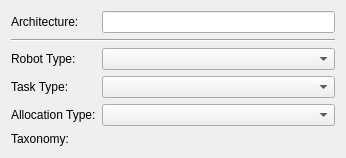
<?xml version="1.0" encoding="UTF-8"?>
<ui version="4.0">
 <class>RegisterArchitectureWidget</class>
 <widget class="QWidget" name="RegisterArchitectureWidget">
  <property name="geometry">
   <rect>
    <x>0</x>
    <y>0</y>
    <width>346</width>
    <height>158</height>
   </rect>
  </property>
  <property name="focusPolicy">
   <enum>Qt::NoFocus</enum>
  </property>
  <property name="contextMenuPolicy">
   <enum>Qt::DefaultContextMenu</enum>
  </property>
  <property name="windowTitle">
   <string>MRTA</string>
  </property>
  <layout class="QFormLayout" name="formLayout">
   <item row="0" column="0">
    <widget class="QLabel" name="architecture_label">
     <property name="text">
      <string>Architecture:</string>
     </property>
    </widget>
   </item>
   <item row="0" column="1">
    <widget class="QLineEdit" name="architecture_line_edit"/>
   </item>
   <item row="1" column="0" colspan="2">
    <widget class="Line" name="line">
     <property name="orientation">
      <enum>Qt::Horizontal</enum>
     </property>
    </widget>
   </item>
   <item row="2" column="0">
    <widget class="QLabel" name="robot_type_label">
     <property name="text">
      <string>Robot Type:</string>
     </property>
    </widget>
   </item>
   <item row="2" column="1">
    <widget class="QComboBox" name="robots_type_combo_box">
     <item>
      <property name="text">
       <string/>
      </property>
     </item>
     <item>
      <property name="text">
       <string>Single Task (ST)</string>
      </property>
     </item>
     <item>
      <property name="text">
       <string>Multi Task (MT)</string>
      </property>
     </item>
    </widget>
   </item>
   <item row="3" column="0">
    <widget class="QLabel" name="task_type_label">
     <property name="text">
      <string>Task Type:</string>
     </property>
    </widget>
   </item>
   <item row="3" column="1">
    <widget class="QComboBox" name="tasks_type_combo_box">
     <item>
      <property name="text">
       <string/>
      </property>
     </item>
     <item>
      <property name="text">
       <string>Single Robot (SR)</string>
      </property>
     </item>
     <item>
      <property name="text">
       <string>Multi Robot (MR)</string>
      </property>
     </item>
    </widget>
   </item>
   <item row="4" column="0">
    <widget class="QLabel" name="allocation_label">
     <property name="text">
      <string>Allocation Type:</string>
     </property>
    </widget>
   </item>
   <item row="4" column="1">
    <widget class="QComboBox" name="allocations_type_combo_box">
     <item>
      <property name="text">
       <string/>
      </property>
     </item>
     <item>
      <property name="text">
       <string>Instantaneous Assignment (IA)</string>
      </property>
     </item>
     <item>
      <property name="text">
       <string>Time-Extended Assignment (TA)</string>
      </property>
     </item>
    </widget>
   </item>
   <item row="5" column="0">
    <widget class="QLabel" name="label">
     <property name="text">
      <string>Taxonomy:</string>
     </property>
    </widget>
   </item>
   <item row="5" column="1">
    <widget class="QLabel" name="taxonomy_label">
     <property name="text">
      <string/>
     </property>
    </widget>
   </item>
  </layout>
 </widget>
 <resources/>
 <connections/>
</ui>
